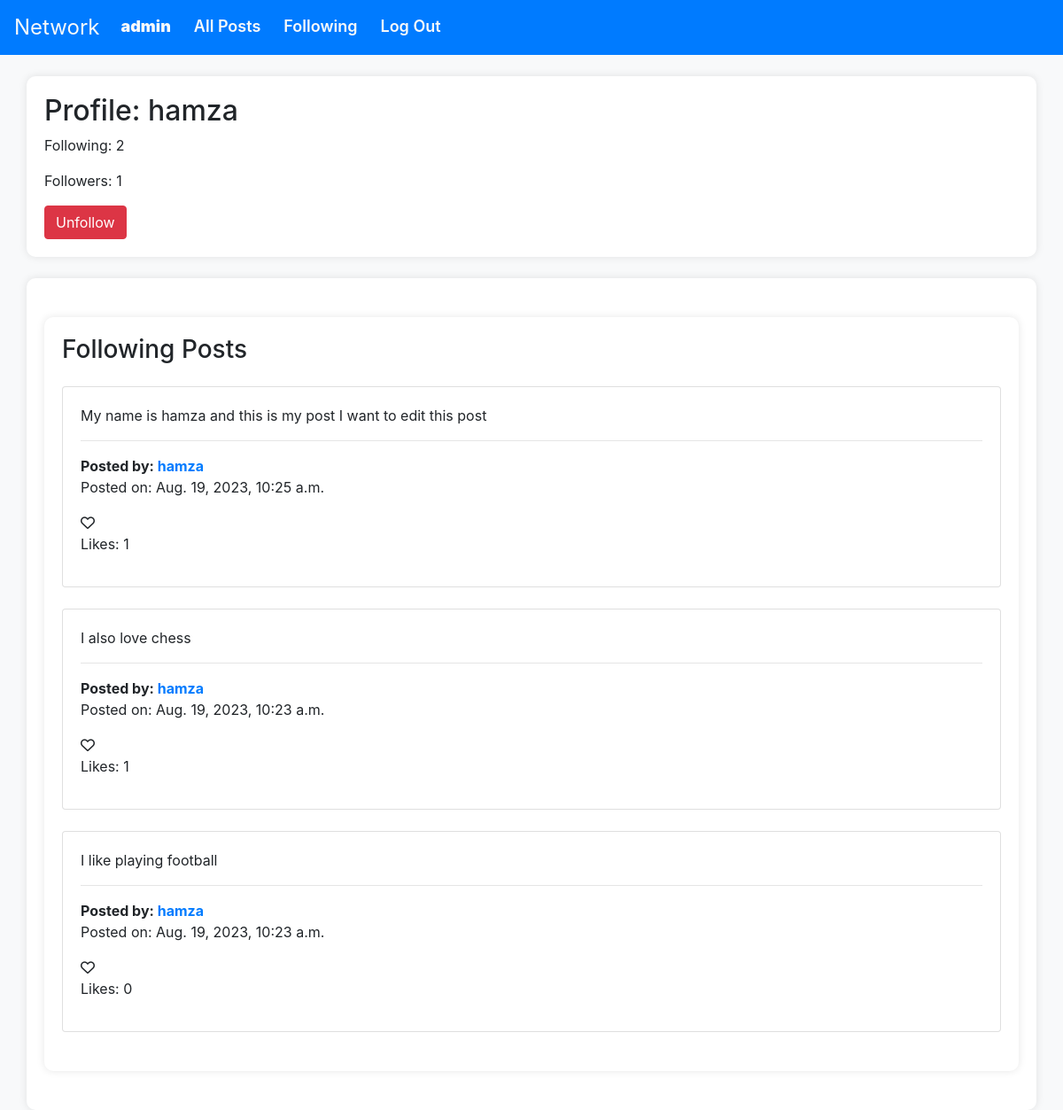
Page /profile/hamza/ (signed in) on the committed database.
### network/models.py (models this page shows, shortened)
class User(AbstractUser):
    def get_profile(self):
        return Profile.objects.get_or_create(user=self)[0]

class Profile(models.Model):
    user=models.OneToOneField(User,on_delete=models.CASCADE)
    followers = models.ManyToManyField(User, related_name='following')
    def follower_count(self):
        return self.followers.count()
    def following_count(self):
        return self.user.following.count()

class Newpost(models.Model):
    text = models.TextField()
    user= models.ForeignKey(User, on_delete=models.CASCADE, related_name='user')
    date= models.DateTimeField(default=timezone.now)
    def like_count(self):
        return Like.objects.filter(post=self).count()

### network/views.py (the view)
# urls.py: path('profile/<str:username>/', views.user_profile , name = 'user_profile'),
@login_required
def user_profile(request, username):
    profile_user = get_object_or_404(User, username=username)
    profile=profile_user.profile
    posts = Newpost.objects.filter(user=profile_user).order_by('-date')
    print(f'username: {username}')
    context = {
        'profile_user': profile_user,
        'user_profile':profile,
        'posts': posts,
    }
    return render(request, 'network/userprofile.html', context)

### network/templates/network/userprofile.html (shortened to what this page needs)
{% extends 'network/layout.html' %}
{% block body %}
<div class="container my-4">
    <h2>Profile: {{ user_profile.user.username }}</h2>
    <p>Following: <span id="follower-count">{{ user_profile.follower_count }}</span></p>
    <p>Followers: {{ user_profile.following_count }}</p>
    {% if request.user != user_profile.user %}
    <form action="{% url 'follow_toggle' %}" method="post">
        <button type="submit"
            class="btn {% if user_profile.user in request.user.profile.followers.all %}btn-danger{% else %}btn-primary{% endif %}">
            {% if user_profile.user in request.user.profile.followers.all %}
            Unfollow
            {% else %}
            Follow
            {% endif %}
        </button>
    </form>
    {% endif %}
</div>
<div class="container">
    <div class="container my-4">
        <h3 class="mb-4">Following Posts</h3>
        {% for post in posts %}
        <div class="row mb-4">
            <div class="col">
                <div class="card">
                    <div class="card-body">
                        {% if post.text|length > 100 %}
                        <p class="card-title">{{ post.text|safe|truncatechars:100 }}</p>
                        <button class="read-more-btn btn btn-primary">Read more</button>
                        <p class="full-content" style="display: none;">{{ post.text|safe }}</p>
                        <button class="read-less-btn" style="display: none;">Read less</button>
                        {% else %}
                        <p class="full-content">{{ post.text|safe }}</p>
                        {% endif %}
                        <hr>
                        <b>Posted by: </b> <strong><a href="{% url 'user_profile' post.user.username %}"
                                class="card-text">{{ post.user.username }}</a> </strong>
                        <p class="card-text">Posted on: {{ post.date }}</p>
                        <span class="like-button" data-post-id="{{ post.id }}">
                            <i class="far fa-heart"></i>
                        </span>
                        <p>Likes: <span class="like-count" data-post-id="{{ post.id }}">{{ post.like_count }}</span></p>
                    </div>
                </div>
            </div>
        </div>
        {% endfor %}
    </div>
</div>
{% endblock %}

### network/templates/network/layout.html (shortened to what this page needs)
{% load static %}
<!DOCTYPE html>
<html lang="en">
<head>
    <link rel="stylesheet" href="https://cdnjs.cloudflare.com/ajax/libs/font-awesome/6.0.0-beta3/css/all.min.css">
    <link rel="stylesheet" href="https://stackpath.bootstrapcdn.com/bootstrap/4.4.1/css/bootstrap.min.css"
>
    <link rel="stylesheet" href="{% static 'network/styles.css' %}">
</head>
<body>
    <nav class="navbar navbar-expand-lg navbar-light bg-primary">
        <div>
            <ul class="navbar-nav mr-auto">
                {% if user.is_authenticated %}
                <a class="navbar-brand text-light" href="{% url 'index' %}">Network</a>
                <li class="nav-item text-light">
                    <a class="nav-link text-light" href="{% url 'user_profile' user.username %}"><b>{{ user.username }}</b></a>
                </li>
                {% endif %}
                <li class="nav-item text-light">
                    <a class="nav-link text-light" href="{% url 'index' %}">All Posts</a>
                </li>
                {% if user.is_authenticated %}
                <li class="nav-item">
                    <a href="{% url 'following_posts' %}" class="nav-link text-light">Following</a>
                </li>
                <li class="nav-item ">
                    <a class="nav-link text-light" href="{% url 'logout' %}">Log Out</a>
                </li>
                {% endif %}
            </ul>
        </div>
    </nav>
        {% block body %}
        {% endblock %}
</body>
</html>

### network/templates/network/layout.html (style rules this page uses)
body { background-color: #f8f9fa; }
.navbar { margin-bottom: 20px; }
.navbar-brand { font-size: 24px; }
.navbar-nav .nav-item { margin-right: 10px; }
.nav-link { color: white; font-weight: 600; font-size: 18px; }
.container { background-color: white; padding: 20px; border-radius: 10px; box-shadow: 0 0 10px rgba(0, 0, 0, 0.1); }

### rows in the picture
User: username "admin"
Profile: user.username "hamza", follower_count "2", following_count "1"
Newpost: text "My name is hamza and this is my post I want to edit this post", user.username "hamza", date "Aug. 19, 2023, 10:25 a.m.", like_count "1"
Newpost: text "I also love chess", user.username "hamza", date "Aug. 19, 2023, 10:23 a.m.", like_count "1"
Newpost: text "I like playing football", user.username "hamza", date "Aug. 19, 2023, 10:23 a.m.", like_count "0"
